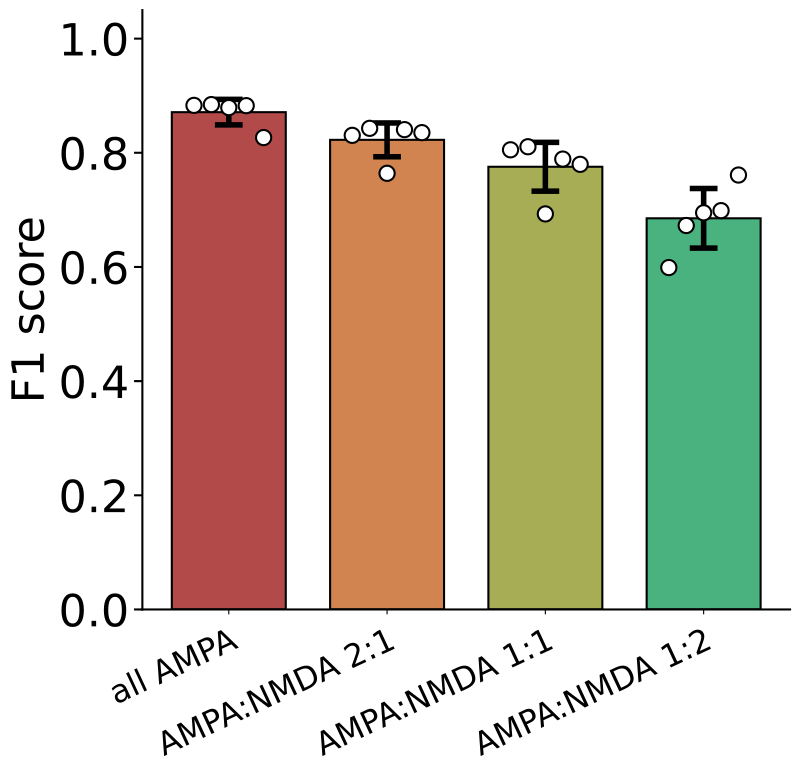

Reproduce this figure in Python.
import csv
import os
from pathlib import Path
import argparse

import matplotlib

matplotlib.use("Agg")

import matplotlib.pyplot as plt
import numpy as np
import torch


SCRIPT_DIR = Path(__file__).resolve().parent
ROOT = SCRIPT_DIR.parents[2]
GROUP = "d"
METRIC = "f1"
DATA_DIR = ROOT / "nc_final_data" / "FigureS3" / f"FigureS3_{GROUP}"
SOURCE_DIR = ROOT / "nc_final_source_data" / "FigureS3" / f"FigureS3_{GROUP}"
CONDITIONS = ("all_ampa", "ampa_nmda_2to1", "ampa_nmda_1to1", "ampa_nmda_1to2")
LABELS = ("all AMPA", "AMPA:NMDA 2:1", "AMPA:NMDA 1:1", "AMPA:NMDA 1:2")
COLORS = ("#B24A4A", "#D1844F", "#A6AD55", "#4AB27E")


def predict(raster, state, device):
    x = torch.as_tensor(np.array(raster[None]), dtype=torch.float32, device=device)
    steps = x.shape[-1]
    lag = (torch.arange(steps, dtype=torch.float32, device=device) - 0.5).clamp_min(0)
    kernels = state["omega"][:, None] * (1 - torch.exp(-lag / state["tau_rise"][:, None])) * torch.exp(-lag / state["tau_decay"][:, None])
    size = 1 << (2 * steps - 2).bit_length()
    filtered = torch.fft.irfft(torch.fft.rfft(x, n=size) * torch.fft.rfft(kernels, n=size)[None], n=size)[..., :steps].transpose(1, 2)
    weight = state["bilinear.weight"][0].clone()
    weight.fill_diagonal_(0)
    drive = torch.einsum("...i,ij,...j->...", filtered, weight, filtered) + state["bilinear.bias"] + filtered.sum(-1)
    tau = torch.clamp(torch.abs(state["tau_reset"]), min=1e-4)
    alpha = torch.exp(-torch.ones((), dtype=drive.dtype, device=device) / tau)
    amplitude = torch.abs(state["reset_amp"])
    threshold = state["v_th"]
    voltage = torch.empty_like(drive)
    powers = alpha.pow(torch.arange(steps, dtype=drive.dtype, device=device))
    start = 0
    reset = torch.zeros((), dtype=drive.dtype, device=device)
    while start < steps:
        decay = powers[:steps - start]
        segment = drive[0, start:] + reset * decay
        above = torch.nonzero(segment >= threshold, as_tuple=False)
        if above.numel() == 0:
            voltage[0, start:] = segment
            break
        first = int(above[0, 0].item())
        end = start + first
        voltage[0, start:end + 1] = segment[:first + 1]
        reset = alpha * reset * decay[first] - amplitude
        start = end + 1
    return voltage.cpu().numpy()[0]


def spike_counts(truth, prediction, threshold):
    above = prediction >= threshold
    predicted = np.flatnonzero(above[1:] & ~above[:-1]) + 1
    if above[0]:
        predicted = np.r_[0, predicted]
    used = np.zeros(len(predicted), dtype=bool)
    matched = 0
    for spike in truth:
        available = np.flatnonzero((~used) & (np.abs(predicted - spike) <= 10.0))
        if len(available):
            nearest = available[np.argmin(np.abs(predicted[available] - spike))]
            used[nearest] = True
            matched += 1
    return matched, int((~used).sum()), len(truth) - matched


def evaluate(folder, state, device):
    inputs = np.load(folder / "test_ip.npy", mmap_mode="r", allow_pickle=False)
    voltage = np.load(folder / "test_op.npy", mmap_mode="r", allow_pickle=False)
    spikes = np.load(folder / "test_spike_times.npy", allow_pickle=False)
    offsets = np.load(folder / "test_spike_offsets.npy", allow_pickle=False)
    if len(inputs) != len(voltage) or len(offsets) != len(inputs) + 1:
        raise ValueError("Input, voltage and spike arrays have inconsistent sample counts")
    if offsets[0] != 0 or offsets[-1] != len(spikes) or np.any(np.diff(offsets) < 0):
        raise ValueError("Invalid spike-time offsets")
    nr = sr = ssr = nt = st = sst = 0.0
    tp = fp = fn = 0
    with torch.inference_mode():
        for index, (raster, row) in enumerate(zip(inputs, voltage)):
            truth_spikes = spikes[offsets[index]:offsets[index + 1]]
            prediction = predict(raster, state, device)
            target = np.asarray(row, dtype=np.float64)
            keep = np.ones(len(target), dtype=bool)
            for spike in truth_spikes:
                if np.isfinite(spike):
                    keep[max(0, int(np.floor(spike - 10))):min(len(keep), int(np.ceil(spike + 10)) + 1)] = False
            residual = (target - prediction)[keep]
            nr += len(residual)
            sr += residual.sum()
            ssr += residual @ residual
            nt += len(target)
            st += target.sum()
            sst += target @ target
            a, b, c = spike_counts(truth_spikes, prediction, float(state["v_th"]))
            tp += a
            fp += b
            fn += c
    if not nr or not nt:
        raise ValueError("No samples or no unmasked time points")
    residual_variance = ssr / nr - (sr / nr) ** 2
    target_variance = sst / nt - (st / nt) ** 2
    if target_variance <= 0:
        raise ValueError("True voltage variance must be positive")
    f1 = 2 * tp / (2 * tp + fp + fn) if 2 * tp + fp + fn else 0.0
    return 1 - residual_variance / target_variance, f1


def evaluate_test(device):
    values = np.empty((len(CONDITIONS), 5, 2), dtype=np.float64)
    for condition_index, condition in enumerate(CONDITIONS):
        folder = DATA_DIR / condition
        for run in range(1, 6):
            saved = torch.load(folder / f"dbnn_checkpoint_{run}.pt", map_location=device, weights_only=True)
            if set(saved) != {"model_state"}:
                raise ValueError("Checkpoint must contain only model_state")
            values[condition_index, run - 1] = evaluate(folder, saved["model_state"], device)
            print("test", condition, run, *values[condition_index, run - 1], flush=True)
    return values




def write_table(path, columns, runs, means, stds):
    values = np.asarray(runs)
    if values.ndim != 2 or values.shape[0] != len(columns) or len(means) != len(columns) or len(stds) != len(columns):
        raise ValueError("Unexpected source table shape")
    path.parent.mkdir(parents=True, exist_ok=True)
    temporary = path.with_name(f".{path.name}.{os.getpid()}.tmp")
    try:
        with temporary.open("w", encoding="utf-8", newline="") as stream:
            writer = csv.writer(stream)
            writer.writerow(["run", *columns])
            for index in range(values.shape[1]):
                writer.writerow([f"run_{index + 1}", *values[:, index]])
            writer.writerow(["mean", *means])
            writer.writerow(["std", *stds])
        os.replace(temporary, path)
    finally:
        if temporary.exists():
            temporary.unlink()


def main():
    parser = argparse.ArgumentParser()
    parser.add_argument("--device", default="cuda" if torch.cuda.is_available() else "cpu")
    args = parser.parse_args()
    torch.set_num_threads(4)
    torch.backends.cuda.matmul.allow_tf32 = False
    torch.backends.cudnn.allow_tf32 = False
    device = torch.device(args.device)
    values = evaluate_test(device)
    means = values.mean(axis=1)
    stds = values.std(axis=1, ddof=0)
    metric_index = 0 if METRIC == "ve" else 1
    columns = [f"{condition}_{metric}" for condition in CONDITIONS for metric in ("VE", "F1")]
    runs = values.transpose(0, 2, 1).reshape(len(columns), 5)
    write_table(SOURCE_DIR / f"FigureS3_{GROUP}.csv", columns, runs, means.reshape(-1), stds.reshape(-1))
    with plt.rc_context({"font.size": 32, "pdf.fonttype": 42, "ps.fonttype": 42}):
        fig, ax = plt.subplots(figsize=(8.0, 8.0))
        ax.bar(np.arange(len(CONDITIONS)), means[:, metric_index], yerr=stds[:, metric_index],
               color=COLORS, edgecolor="black", linewidth=1.5, width=0.72,
               error_kw={"elinewidth": 4, "ecolor": "black", "capsize": 10, "capthick": 4})
        offsets = np.linspace(-0.22, 0.22, values.shape[1])
        for index in range(len(CONDITIONS)):
            ax.scatter(index + offsets, values[index, :, metric_index], s=120, facecolors="white", edgecolors="black", linewidths=1.5, zorder=5)
        ax.set_ylim(0.0, 1.05)
        ax.set_ylabel("VE" if METRIC == "ve" else "F1 score")
        ax.set_xticks(np.arange(len(CONDITIONS)))
        ax.set_xticklabels(LABELS)
        ax.tick_params(axis="x", labelsize=23, pad=8)
        plt.setp(ax.get_xticklabels(), rotation=25, ha="right", rotation_mode="anchor")
        ax.tick_params(axis="y", width=1.5, length=6)
        ax.spines["right"].set_visible(False)
        ax.spines["top"].set_visible(False)
        ax.spines["left"].set_linewidth(1.5)
        ax.spines["bottom"].set_linewidth(1.5)
        fig.subplots_adjust(left=0.17, right=0.98, bottom=0.23, top=0.98)
        fig.savefig(SCRIPT_DIR / f"FigureS3_{GROUP}{1 if METRIC == 've' else 2}.pdf",
                    format="pdf", bbox_inches="tight")
        plt.close(fig)


if __name__ == "__main__":
    main()
